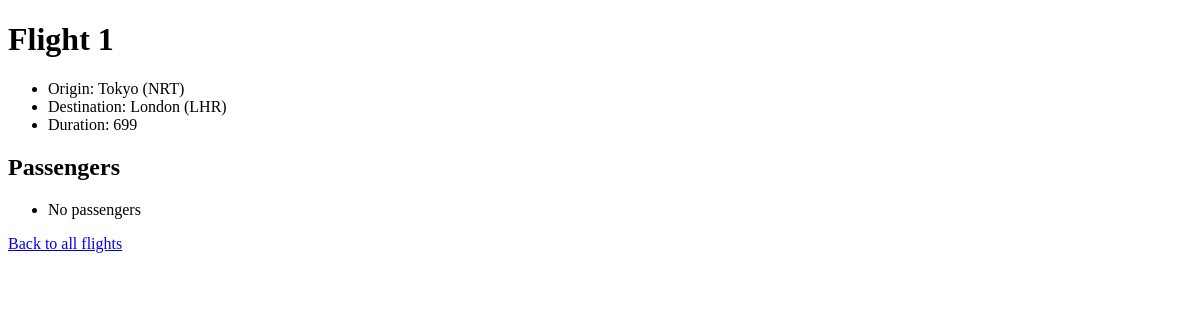
The page /flights/1 on the database as committed earlier.
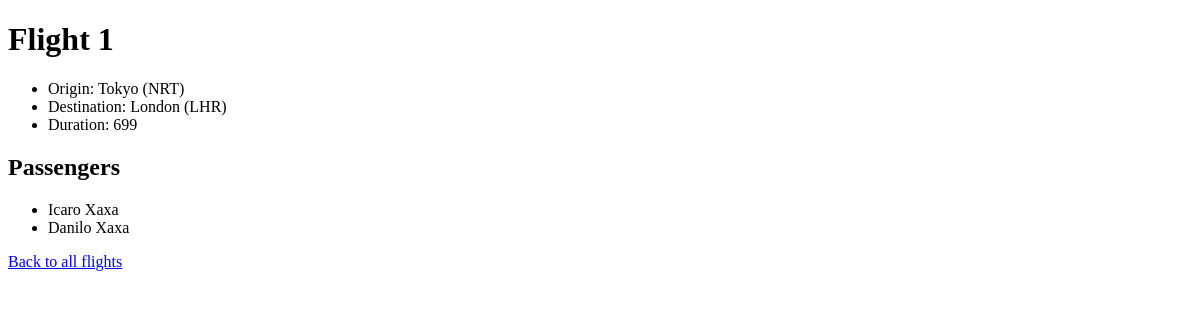
The same page on the database as committed later.
### flights/models.py (models this page shows)
class Passenger(models.Model):
    first = models.CharField(max_length=64)
    last = models.CharField(max_length=64)
    flights = models.ManyToManyField(Flight, blank=True, related_name="passengers")
    def __str__(self):
        return f"{self.first} {self.last}"

### flights/views.py (the view)
# urls.py: path('<int:flight_id>', views.flight, name='flight'),
def flight(request, flight_id):
    flight = Flight.objects.get(pk=flight_id)
    return render(request, 'flights/flight.html', {
        "flight": flight,
        "passengers": flight.passengers.all(),
        "non_passengers": Passenger.objects.exclude(flights=flight).all()
    })

### flights/models.py (called while the page is built)
    def __str__(self):
        return f"{self.city} ({self.code})"

### flights/templates/flights/flight.html (shortened to what this page needs)
{% extends "flights/layout.html" %}
{% block body %}
<h1>Flight {{ flight.id }}</h1>
<ul>
    <li>Origin: {{ flight.origin }}</li>
    <li>Destination: {{ flight.destination }}</li>
    <li>Duration: {{ flight.duration }}</li>
</ul>
<h2>Passengers</h2>
<ul>
    {% for passenger in passengers %}
        <li>{{ passenger }}</li>
    {% endfor %}
    {% if not passengers %}
        <li>No passengers</li>
    {% endif %}
</ul>
<p><a href="{% url 'index_flights' %}">Back to all flights</a></p>
{% endblock %}

Rows that differ between the two databases and show on the page:
added Passenger: first+last "Icaro Xaxa"
added Passenger: first+last "Danilo Xaxa"
Other text that changed with them:
text no longer shown: "No passengers"
